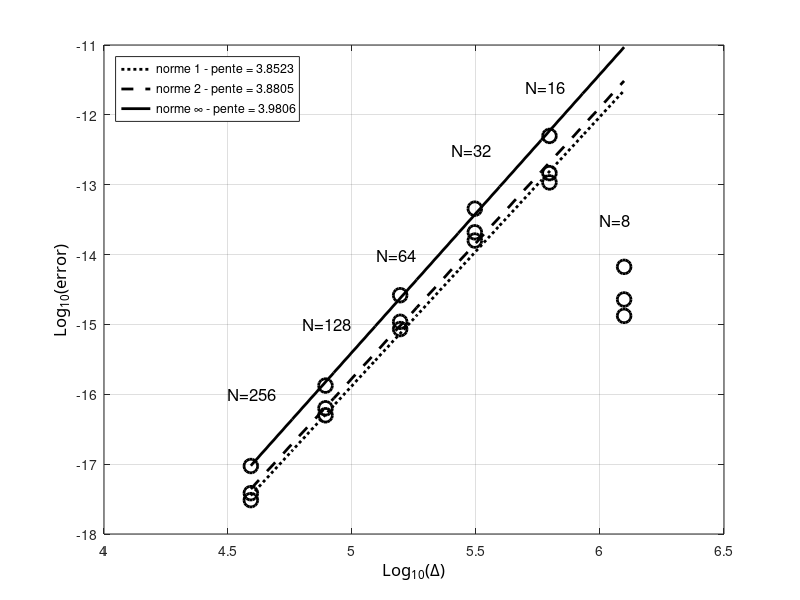

The MATLAB source for this figure:
clc; clear all; close all;

radius=6371220;
N=[8 16 32 64 128 256];
% N=[40 50 60 80 100 150];
dx=2*pi*radius./(4*N);
% e1=[1.9936e-2 1.1325e-3 6.8262e-5 4.2292e-6 2.6413e-7 1.6559e-8];
% e2=[1.8717e-2 1.0216e-3 6.1471e-5 3.8166e-6 2.3881e-7 1.4975e-8];
% e3=[2.5623e-2 1.4497e-3 8.9084e-5 5.5817e-6 3.5265e-7 2.2194e-8];
% 
% e1=[1.6305e-2 9.0026e-4 5.4527e-5 3.3854e-6 2.1153e-7 1.3242e-8];
% e2=[1.5494e-2 8.1833e-4 4.9215e-5 3.0551e-6 1.9108e-7 1.1976e-8];
% e3=[1.7473e-2 9.5002e-4 7.3232e-5 5.1367e-6 3.3731e-7 2.1624e-8];
% 
% e1=[3.4770e-4 1.6686e-5 1.0089e-6 6.3688e-8 4.0283e-9 2.5396e-10];
% e2=[1.4286e-4 7.0948e-6 4.1258e-7 2.5581e-8 1.6143e-9 1.0283e-10];
% e3=[1.1470e-4 1.0256e-5 6.2778e-7 3.7403e-8 2.2653e-9 1.9459e-10];
% 
% 
% %% projetée
% e1=[1.0377e-4 6.3236e-6 3.9444e-7 2.4726e-8 1.5500e-9 9.7139e-11];
% e2=[1.2588e-4 7.4682e-6 4.6278e-7 2.8931e-8 1.8111e-9 1.1342e-10];
% e3=[3.6670e-4 2.2222e-5 1.3713e-6 8.5415e-8 5.3339e-9 3.3330e-10];
% 
% %% zonale
% e1=[2.9158e-4 1.7719e-5 1.1025e-6 6.9056e-8 4.3244e-9 2.7061e-10];
% e2=[3.3039e-4 1.9906e-5 1.2416e-6 7.7821e-8 4.8755e-9 3.0522e-10];
% e3=[6.7103e-4 4.0648e-5 2.5207e-6 1.6433e-7 1.0822e-8 6.9474e-10];
% 
% e1=[4.3694e-3 2.0968e-4 .2678e-5 8.0033e-7 5.0621e-8 3.1914e-9];
% e2=[2.8177e-10 1.3994e-11 8.1375e-13 5.0456e-14 3.1840e-15 2.0282e-16];
% e3=[3.5509e-17 3.1748e-18 1.9435e-19 1.1579e-20 7.0129e-22 6.0241e-23];
% 
% e1=[4.4832e-3 2.3244e-4 1.4639e-5 9.3537e-7 5.9638e-8 3.7867e-9];
% e2=[2.9091e-10 1.5727e-11 9.3911e-13 5.8935e-14 3.7494e-15 2.4082e-16];
% e3=[3.3243e-17 2.4699e-18 1.8005e-19 1.1002e-20 6.8031e-22 7.5741e-23];
N=[8 16 32 64 128 256];
dx=2*pi*radius./(4*N);
e1=[6.7655e-1 5.5017e+1 8.0953e+0 4.3791e-1 2.5533e-2 1.5590e-3]./(4*pi*radius*radius);
e2=[5.1432e-8 3.3097e-6 4.7068e-7 2.4642e-8 1.4237e-9 8.6829e-11]./sqrt(4*pi*radius*radius);
e3=[6.6711e-15 4.9935e-13 4.5428e-14 2.6199e-15 1.3325e-16 9.4033e-18];

% N=[16 32 64 128 256];
% dx=2*pi*radius./(4*N);
% e1=[5.5017e+1 8.0953e+0 4.3791e-1 2.5533e-2 1.5590e-3]./(4*pi*radius*radius);
% e2=[3.3097e-6 4.7068e-7 2.4642e-8 1.4237e-9 8.6829e-11]./sqrt(4*pi*radius*radius);
% e3=[4.9935e-13 4.5428e-14 2.6199e-15 1.3325e-16 9.4033e-18];

ldx=log10(dx);
le1=log10(e1);
le2=log10(e2);
le3=log10(e3);

%% plot 1
figure(11); 
%% curve 1
hl1=plot(ldx,le1,'ok');
set(hl1,'LineWidth',2.0);
set(hl1,'MarkerSize',10);
%set(hl1,'MarkerFaceColor','m');
%set(hl1,'MarkerEdgeColor','k');

hold on;
[a1,b1]=polyfit(ldx,le1,1);
tt=linspace(min(ldx),max(ldx),10);
lsq1=a1(2)+a1(1)*tt;
a1=[3.8523 -35.1389]; lsq1=a1(2)+a1(1)*tt;
% %% courbes...
%hlf1=plot(tt,lsq1,'-r');
hlf1=plot(tt,lsq1,':k');
set(hlf1,'LineWidth',2.0);


%% curve 2
hl2=plot(ldx,le2,'ok');
set(hl2,'LineWidth',2.0);
set(hl2,'MarkerSize',10);
%set(hl2,'MarkerFaceColor','b');
%set(hl2,'MarkerEdgeColor','k');

hold on;
[a2,b1]=polyfit(ldx,le2,1);
tt=linspace(min(ldx),max(ldx),10);
lsq1=a2(2)+a2(1)*tt;
a2=[3.8805 -35.1747]; lsq1=a2(2)+a2(1)*tt;
% %% courbes...
%hlf2=plot(tt,lsq1,'-b');
hlf2=plot(tt,lsq1,'--k');
set(hlf2,'LineWidth',2.0);

%% curve 3
hl3=plot(ldx,le3,'ok');
set(hl3,'LineWidth',2.0);
set(hl3,'MarkerSize',10);
%set(hl3,'MarkerFaceColor','r');
%set(hl3,'MarkerEdgeColor','k');

hold on;
[a3,b1]=polyfit(ldx,le3,1);
tt=linspace(min(ldx),max(ldx),10);
lsq1=a3(2)+a3(1)*tt;
a3=[3.9806 -35.3017]; lsq1=a3(2)+a3(1)*tt;
% %% courbes...
%hlf3=plot(tt,lsq1,'-g');
hlf3=plot(tt,lsq1,'-k');
set(hlf3,'LineWidth',2.0);

ha=gca;
xa=get(gca,'Xlabel');
set(ha,'Xgrid','on');
set(xa,'String','Log_{10}(\Delta)');
set (xa,'FontName','Calibri');
set(xa,'FontSize',12);

% ylabel
ha=gca;
ya=get(gca,'Ylabel');
set(ha,'Ygrid','on');
set(ya,'String','Log_{10}(error)');
set (ya,'FontName','Calibri');
set(ya,'FontSize',12);

%% legend
legend([hlf1,hlf2,hlf3],{['norme 1 - pente = ' num2str(a1(1))],['norme 2 - pente = ' num2str(a2(1))],['norme \infty - pente = ' num2str(a3(1))]},'Location','NorthWest')

%% texte
ht=text('Position',[4.5,-16,0],'String','N=256');
set(ht,'FontSize',12);
ht=text('Position',[4.8,-15,0],'String','N=128');
set(ht,'FontSize',12);
ht=text('Position',[5.1,-14,0],'String','N=64');
set(ht,'FontSize',12);
ht=text('Position',[5.4,-12.5,0],'String','N=32');
set(ht,'FontSize',12);
ht=text('Position',[5.7,-11.6,0],'String','N=16');
set(ht,'FontSize',12);
ht=text('Position',[6,-13.5,0],'String','N=8');
set(ht,'FontSize',12);
